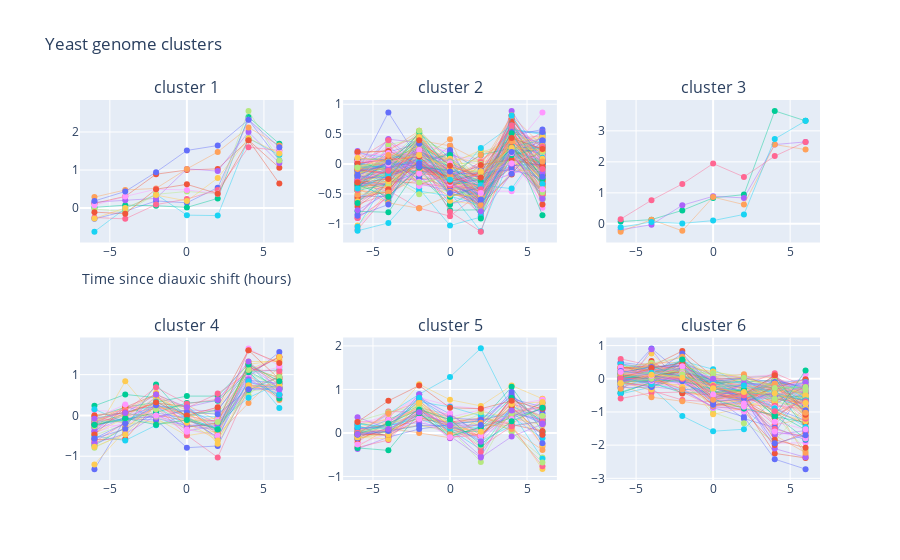

Write notebook code for a chart like this one.
### Code cell
fig = make_subplots(rows=2, cols=3,subplot_titles=('cluster 1','cluster 2','cluster 3','cluster 4','cluster 5','cluster 6'))

for j in range(6):
    for i in range(len(clusters[j])):
        if j <=2:
            row =1
        else:
            row = 2
        
        fig.add_trace(go.Scatter(x=t,y=np.log2(clusters[j][i]),line=dict(width=0.45)),row=row, col = (j%3)+1)

    fig.update_layout(title='Yeast genome clusters')
    fig.update_layout(showlegend=False)
fig.show()
